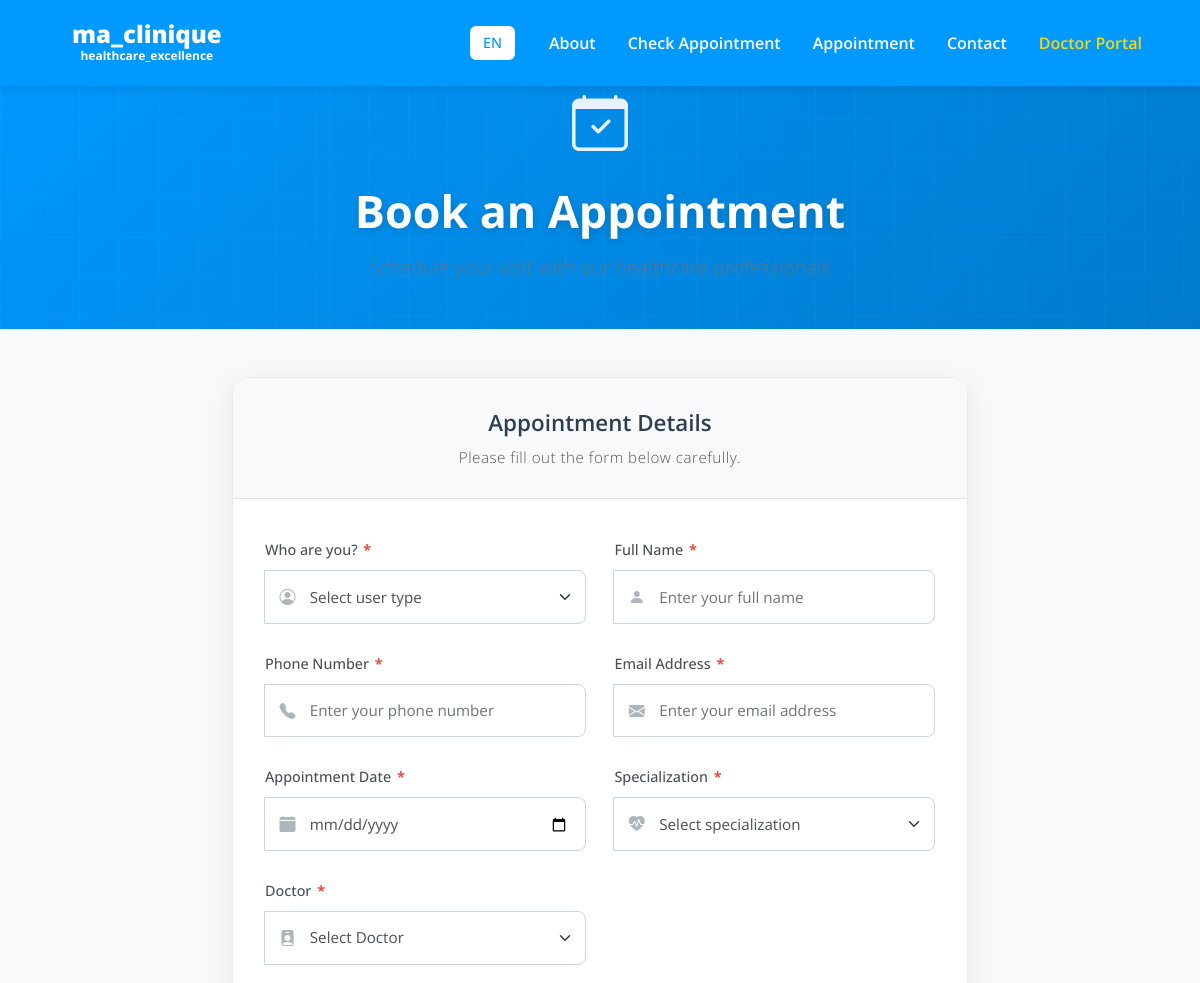
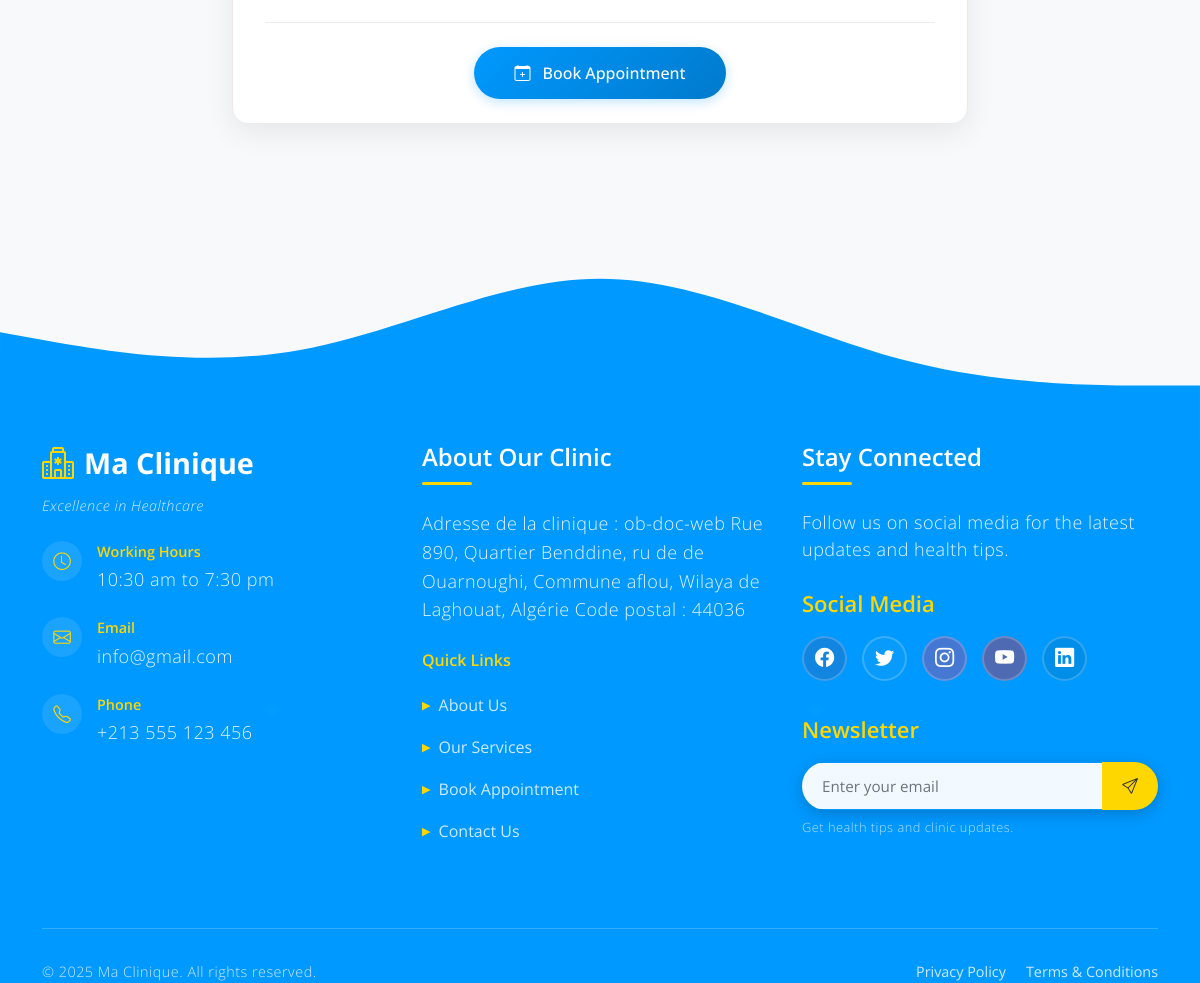
Screenshot of /booking.php with the database file from the repository (2 pictures, top to bottom).
### tables this page shows
CREATE TABLE `tblpage` (
  `ID` int(10) NOT NULL,
  `PageType` varchar(200) DEFAULT NULL,
  `PageTitle` mediumtext DEFAULT NULL,
  `PageDescription` mediumtext DEFAULT NULL,
  `Email` varchar(200) DEFAULT NULL,
  `MobileNumber` bigint(10) DEFAULT NULL,
  `UpdationDate` date DEFAULT NULL,
  `Timing` varchar(200) NOT NULL
);

### booking.php (the view, shortened to what the rows shown need)
<?php
include('doctor/includes/dbconnection.php');
require_once('includes/translations.php');
$currentLang = getCurrentLang();
$isRTL = isRTL();
?>
<!DOCTYPE html>
<html lang="<?php echo $currentLang; ?>" <?php echo $isRTL ? 'dir="rtl"' : 'dir="ltr"'; ?>>
<head>
    <link rel="stylesheet" href="https://cdn.jsdelivr.net/npm/bootstrap-icons@1.13.1/font/bootstrap-icons.min.css">
    <link href="https://cdn.jsdelivr.net/npm/bootstrap@5.3.6/dist/css/bootstrap.min.css" rel="stylesheet">
    <link href="css/templatemo-medic-care.css" rel="stylesheet">
    <link href="css/booking.css" rel="stylesheet">
</head>
<body id="top">
    <main>
        <section class="booking-hero-section">
            <div class="container">
                <div class="row">
                    <div class="col-12">
                        <div class="booking-hero-content">
                            <h1 class="booking-title"><?php echo t('book_an_appointment'); ?></h1>
                        </div>
                    </div>
                </div>
            </div>
        </section>
    </main>
    <?php include_once('includes/footer.php'); ?>
</body>
</html>

### includes/footer.php (shortened to what the rows shown need)
<?php
require_once 'translations.php';
$currentLang = getCurrentLang();
$isRTL = isRTL();
?>
<footer class="site-footer section-padding" id="contact" <?php echo $isRTL ? 'dir="rtl"' : 'dir="ltr"'; ?>>
    <div class="container">
        <div class="row">
            <div class="col-lg-4 col-md-6 col-12 mb-4">
                <div class="footer-section">
                    <?php
                    $sql="SELECT * from tblpage where PageType='contactus'";
                    $query = $dbh -> prepare($sql);
                    $query->execute();
                    $results=$query->fetchAll(PDO::FETCH_OBJ);
                    if($query->rowCount() > 0) {
                        foreach($results as $row) {
                    ?>
                    <div class="contact-info">
                        <div class="info-item">
                            <div class="info-icon">
                                <i class="bi bi-clock"></i>
                            </div>
                            <div class="info-content">
                                <h6><?php echo $currentLang === 'ar' ? 'أوقات العمل' : 'Working Hours'; ?></h6>
                                <p><?php echo ($row->Timing); ?></p>
                            </div>
                        </div>
                        <div class="info-item">
                            <div class="info-icon">
                                <i class="bi bi-envelope"></i>
                            </div>
                            <div class="info-content">
                                <h6><?php echo $currentLang === 'ar' ? 'البريد الإلكتروني' : 'Email'; ?></h6>
                                <p><a href="mailto:<?php echo ($row->Email); ?>"><?php echo ($row->Email); ?></a></p>
                            </div>
                        </div>
                        <div class="info-item">
                            <div class="info-icon">
                                <i class="bi bi-telephone"></i>
                            </div>
                            <div class="info-content">
                                <h6><?php echo $currentLang === 'ar' ? 'الهاتف' : 'Phone'; ?></h6>
                                <p><a href="tel:+213555123456">+213 555 123 456</a></p>
                            </div>
                        </div>
                    </div>
                </div>
            </div>
            <div class="col-lg-4 col-md-6 col-12 mb-4">
                <div class="footer-section">
                    <h5 class="footer-title">
                        <?php echo $currentLang === 'ar' ? 'عن عيادتنا' : 'About Our Clinic'; ?>
                    </h5>
                    <p class="clinic-description">
                        <?php echo ($row->PageDescription); ?>
                    </p>
                    <div class="quick-links mt-4">
                        <h6 class="links-title">
                            <?php echo $currentLang === 'ar' ? 'روابط سريعة' : 'Quick Links'; ?>
                        </h6>
                        <ul class="links-list">
                            <li><a href="#about"><?php echo $currentLang === 'ar' ? 'من نحن' : 'About Us'; ?></a></li>
                            <li><a href="#services"><?php echo $currentLang === 'ar' ? 'خدماتنا' : 'Our Services'; ?></a></li>
                            <li><a href="booking.php"><?php echo $currentLang === 'ar' ? 'حجز موعد' : 'Book Appointment'; ?></a></li>
                            <li><a href="contactus.php"><?php echo $currentLang === 'ar' ? 'اتصل بنا' : 'Contact Us'; ?></a></li>
                        </ul>
                    </div>
                </div>
            </div>
            <?php }} ?>
        </div>
    </div>
</footer>

### rows the page displays
tblpage: Timing "10:30 am to 7:30 pm", Email "info@gmail.com", PageDescription "Adresse de la clinique : ob-doc-web Rue 890, Quartier Benddine, ru de de Ouarnoughi, Commune aflou, Wilaya de Laghouat, Algérie Code postal : 44036"

### other values shown
t('ma_clinique') "ma_clinique"
t('healthcare_excellence') "healthcare_excellence"
t('about') "About"
t('check_appointment') "Check Appointment"
t('appointment') "Appointment"
t('contact') "Contact"
t('doctor_login') "Doctor Portal"
t('book_an_appointment') "Book an Appointment"
t('appointment_details') "Appointment Details"
t('fill_form_carefully') "Please fill out the form below carefully."
t('who_are_you') "Who are you?"
t('full_name_label') "Full Name"
t('phone_label') "Phone Number"
t('email_label') "Email Address"
t('date_label') "Appointment Date"
